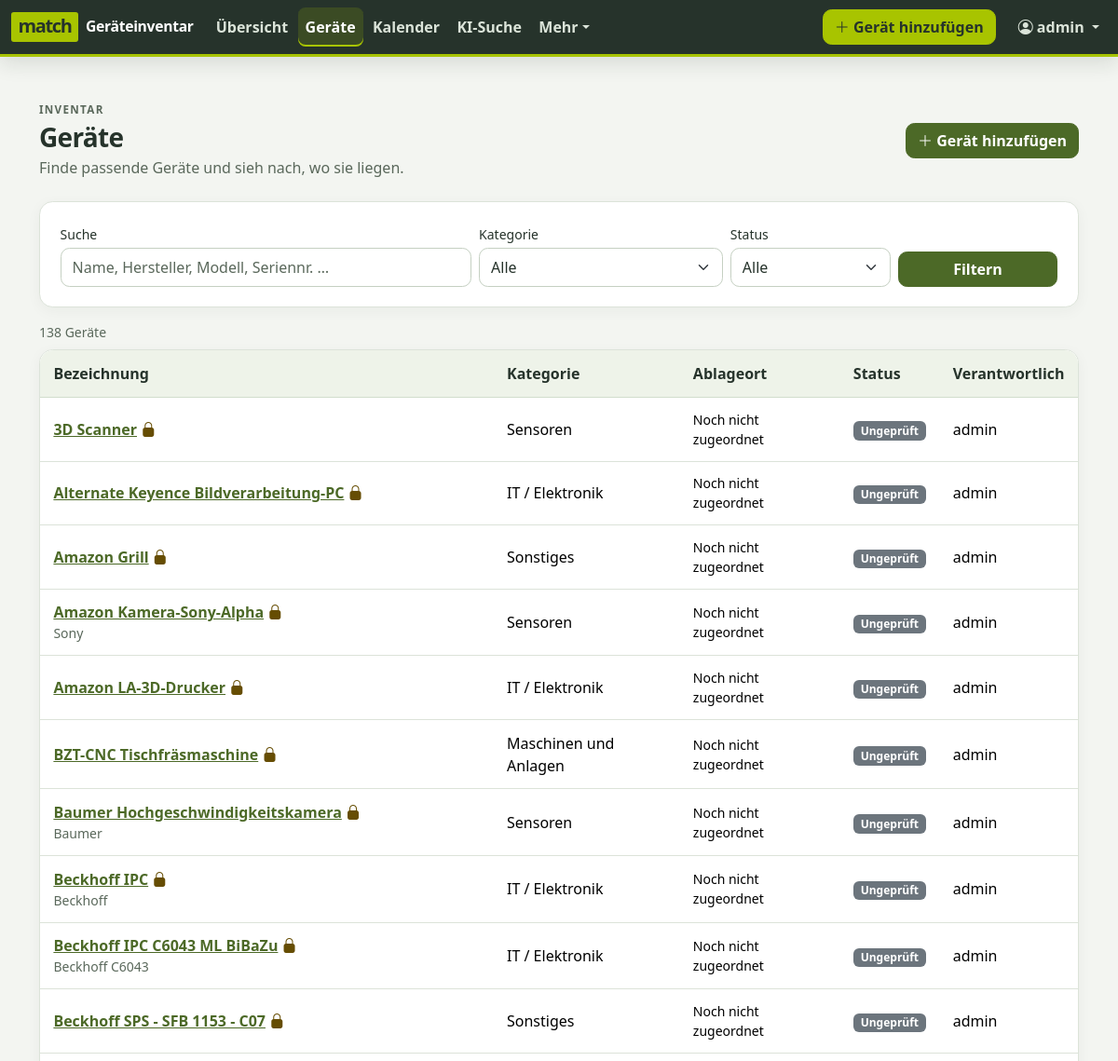
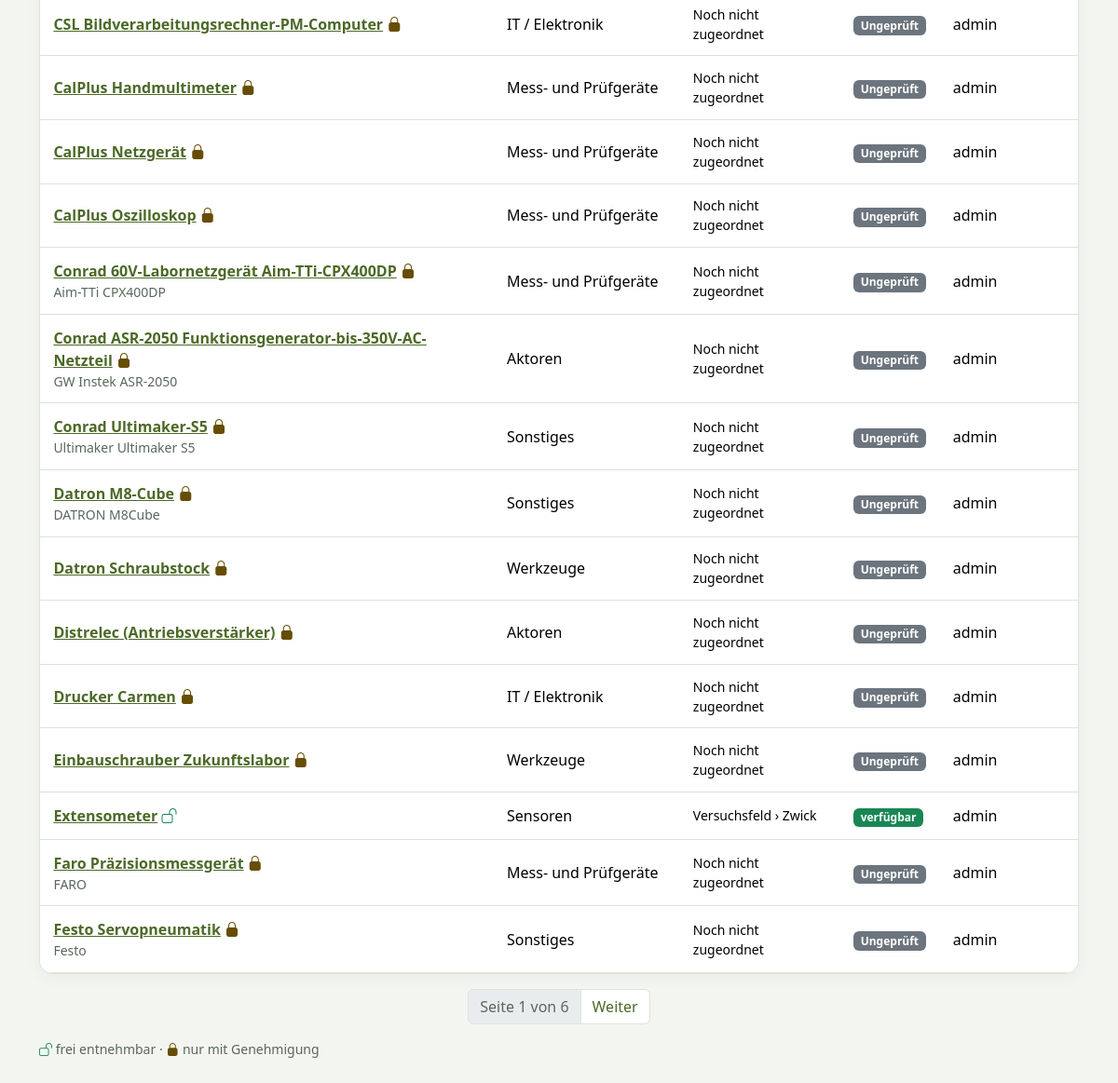
The app's page /geraete/ (signed in) with its own data (2 pictures, top to bottom).
### accounts/models.py (models this page shows, shortened)
class User(AbstractUser):
    email = models.EmailField("E-Mail", help_text="Für Anfragen, Entscheidungen und Erinnerungen.")
    phone = models.CharField("Telefon", max_length=50, blank=True)
    room = models.CharField("Raum", max_length=50, blank=True)
    class Meta:
        ordering = ["last_name", "first_name", "username"]
        verbose_name = "Benutzer/in"
        verbose_name_plural = "Benutzer/innen"
    @property
    def display_name(self):
        return self.get_full_name() or self.username
    @property
    def short_name(self):
        if self.first_name and self.last_name:
            return f"{self.first_name[0]}. {self.last_name}"
        return self.display_name

### inventory/models.py (models this page shows, shortened)
class Item(models.Model):
    class LoanPolicy(models.TextChoices):
        FREE = "free", "Frei entnehmbar"
        APPROVAL = "approval", "Nur mit Genehmigung"
    class Condition(models.TextChoices):
        UNVERIFIED = "unverified", "Ungeprüft"
        OK = "ok", "Einsatzbereit"
        DEFECT = "defect", "Defekt"
        REPAIR = "repair", "In Reparatur / Kalibrierung"
        RETIRED = "retired", "Ausgemustert"
    name = models.CharField("Bezeichnung", max_length=200)
    category = models.ForeignKey(
        Category, verbose_name="Kategorie", on_delete=models.PROTECT, related_name="items"
    )
    manufacturer = models.CharField("Hersteller", max_length=100, blank=True)
    model_number = models.CharField("Modell / Typ", max_length=100, blank=True)
    serial_number = models.CharField("Seriennummer", max_length=100, blank=True)
    inventory_number = models.CharField(
        "Inventarnummer", max_length=50, blank=True, help_text="Offizielle Inventarnummer, falls vorhanden."
    )
    description = models.TextField("Beschreibung", blank=True)
    location = models.ForeignKey(
        Location, verbose_name="Ablageort", on_delete=models.PROTECT, related_name="items"
    )
    location_note = models.CharField(
        "Ablagehinweis", max_length=200, blank=True, help_text="z. B. „oberstes Fach, blaue Kiste“"
    )
    responsible = models.ForeignKey(
        settings.AUTH_USER_MODEL,
        verbose_name="Verantwortlich",
        on_delete=models.PROTECT,
        related_name="responsible_items",
    )
    loan_policy = models.CharField(
        "Ausleihregel",
        max_length=20,
        choices=LoanPolicy.choices,
        default=LoanPolicy.FREE,
        help_text="„Nur mit Genehmigung“: Andere müssen die Ausleihe anfragen und Sie entscheiden.",
    )
    condition = models.CharField("Zustand", max_length=20, choices=Condition.choices, default=Condition.OK)
    created_by = models.ForeignKey(
        settings.AUTH_USER_MODEL,
        verbose_name="Angelegt von",
        null=True,
        blank=True,
        on_delete=models.SET_NULL,
        related_name="+",
    )
    created_at = models.DateTimeField("Angelegt am", auto_now_add=True)
    updated_at = models.DateTimeField("Geändert am", auto_now=True)
    objects = ItemQuerySet.as_manager()
    class Meta:
        ordering = ["name", "pk"]
        verbose_name = "Gerät"
        verbose_name_plural = "Geräte"
        constraints = [
            models.UniqueConstraint(
                fields=["inventory_number"],
                condition=~Q(inventory_number=""),
                name="unique_inventory_number",
                violation_error_message="Diese Inventarnummer ist bereits vergeben.",
            )
        ]
    def get_absolute_url(self):
        return reverse("inventory:item_detail", args=[self.pk])
    @cached_property
    def current_booking(self):
        if hasattr(self, "active_bookings"):
            return self.active_bookings[0] if self.active_bookings else None
        from loans.models import Booking
        return self.bookings.filter(status=Booking.Status.ACTIVE).select_related("borrower").first()

class TreeNode(models.Model):
    SEPARATOR = " › "
    name = models.CharField("Name", max_length=100)
    parent = models.ForeignKey(
        "self",
        verbose_name="Übergeordnet",
        null=True,
        blank=True,
        on_delete=models.PROTECT,
        related_name="children",
    )
    path = models.CharField("Pfad", max_length=500, unique=True, editable=False)
    class Meta:
        abstract = True
        ordering = ["path"]
    def __str__(self):
        return self.path or self.name

class Category(TreeNode):
    class Meta(TreeNode.Meta):
        verbose_name = "Kategorie"
        verbose_name_plural = "Kategorien"

class Location(TreeNode):
    description = models.CharField("Beschreibung", max_length=255, blank=True)
    class Meta(TreeNode.Meta):
        verbose_name = "Ort"
        verbose_name_plural = "Orte"

### inventory/views.py (the view, shortened to what this page needs)
# urls.py: path("", views.item_list, name="item_list"),
def item_list(request):
    items = Item.objects.with_status()
    query = request.GET.get("q", "").strip()
    category = Category.objects.filter(pk=request.GET.get("kategorie") or None).first()
    if category:
        items = items.filter(category.subtree_q("category"))
    active = Booking.objects.filter(item=OuterRef("pk"), status=Status.ACTIVE)
    availability = request.GET.get("status", "")
    if availability == "verfuegbar":
        items = items.filter(~Exists(active), condition=Item.Condition.OK)
    elif availability == "ausgeliehen":
        items = items.filter(Exists(active))
    elif availability == "ungeprueft":
        items = items.filter(condition=Item.Condition.UNVERIFIED)
    if request.GET.get("meine"):
        items = items.filter(responsible=request.user)
    items = items.exclude(condition=Item.Condition.RETIRED)
    page = Paginator(items, 25).get_page(request.GET.get("page"))
    return render(
        request,
        "inventory/item_list.html",
        {"page": page, "query": query, "categories": Category.objects.all(), "category": category},
    )

### templates/inventory/item_list.html (shortened to what this page needs)
{% extends "base.html" %}
{% load inventory_tags %}
{% block content %}
<div class="app-page-heading d-flex flex-wrap align-items-center gap-3">
  <div class="me-auto">
    <p class="app-eyebrow mb-1">Inventar</p>
    <h1 class="h3 mb-1">Geräte</h1>
    <p class="mb-0">Finde passende Geräte und sieh nach, wo sie liegen.</p>
  </div>
  <a class="btn btn-primary" href="{% url 'inventory:identify' %}"><i class="bi bi-plus-lg" aria-hidden="true"></i> Gerät hinzufügen</a>
</div>
<form method="get" class="card card-body mb-3">
  <div class="row g-2 align-items-end">
    <div class="col-md-5">
      <label class="form-label small mb-1" for="q">Suche</label>
      <input type="search" class="form-control" id="q" name="q" value="{{ query }}" placeholder="Name, Hersteller, Modell, Seriennr. …">
    </div>
    <div class="col-6 col-md-3">
      <label class="form-label small mb-1" for="kategorie">Kategorie</label>
      <select class="form-select" id="kategorie" name="kategorie">
        <option value="">Alle</option>
      </select>
    </div>
    <div class="col-6 col-md-2">
      <label class="form-label small mb-1" for="status">Status</label>
      <select class="form-select" id="status" name="status">
        <option value="">Alle</option>
      </select>
    </div>
    <div class="col-md-2 d-flex gap-2">
      <button class="btn btn-primary flex-grow-1">Filtern</button>
    </div>
  </div>
</form>
<div class="small text-body-secondary mb-2">{{ page.paginator.count }} Gerät{{ page.paginator.count|pluralize:"e" }}</div>
<div class="card">
  <div class="table-responsive">
    <table class="table table-hover align-middle mb-0">
      <thead><tr>
        <th>Bezeichnung</th>
        <th class="d-none d-md-table-cell">Kategorie</th>
        <th class="d-none d-lg-table-cell">Ablageort</th>
        <th>Status</th>
        <th class="d-none d-md-table-cell">Verantwortlich</th>
      </tr></thead>
      <tbody>
        {% for item in page %}
          <tr>
            <td>
              <a class="fw-semibold" href="{{ item.get_absolute_url }}">{{ item.name }}</a> {% policy_icon item %}
              <div class="small text-body-secondary">{{ item.manufacturer }} {{ item.model_number }}</div>
            </td>
            <td class="d-none d-md-table-cell">{{ item.category }}</td>
            <td class="d-none d-lg-table-cell small">{{ item.location }}</td>
            <td>{% item_status item %}</td>
            <td class="d-none d-md-table-cell">{{ item.responsible.short_name }}</td>
          </tr>
        {% empty %}
          <tr><td colspan="5" class="text-center text-body-secondary py-4">Keine Geräte gefunden.</td></tr>
        {% endfor %}
      </tbody>
    </table>
  </div>
</div>
{% if page.has_other_pages %}
  <nav class="mt-3" aria-label="Seiten">
    <ul class="pagination justify-content-center">
      <li class="page-item disabled"><span class="page-link">Seite {{ page.number }} von {{ page.paginator.num_pages }}</span></li>
      {% if page.has_next %}<li class="page-item"><a class="page-link" href="{% querystring page=page.next_page_number %}">Weiter</a></li>{% endif %}
    </ul>
  </nav>
{% endif %}
<p class="small text-body-secondary mt-3"><i class="bi bi-unlock text-success"></i> frei entnehmbar · <i class="bi bi-lock-fill text-warning-emphasis"></i> nur mit Genehmigung</p>
{% endblock %}

### templates/base.html (shortened to what this page needs)
{% load static %}<!doctype html>
<html lang="de">
<head>
  <link rel="stylesheet" href="{% static 'vendor/bootstrap/bootstrap.min.css' %}">
  <link rel="stylesheet" href="{% static 'vendor/bootstrap-icons/bootstrap-icons.min.css' %}">
  <link rel="stylesheet" href="{% static 'css/app.css' %}">
</head>
<body class="app-body" hx-headers='{"X-CSRFToken": "{{ csrf_token }}"}'>
  {% if user.is_authenticated %}
  {% with url_name=request.resolver_match.url_name namespace=request.resolver_match.namespace %}
  <nav class="navbar navbar-expand-xl navbar-dark app-navbar" aria-label="Hauptnavigation">
    <div class="container-fluid app-navbar-inner">
      <a class="navbar-brand app-brand d-flex align-items-center gap-2" href="{% url 'dashboard' %}">
        <span class="app-brand-logo" aria-hidden="true">match</span><span class="app-brand-name">{{ app_site_name }}</span>
      </a>
      <div class="collapse navbar-collapse" id="main-nav">
        <ul class="navbar-nav app-nav-links me-auto">
          <li class="nav-item">
            <a class="nav-link {% if url_name == 'dashboard' %}active{% endif %}" href="{% url 'dashboard' %}">Übersicht
              {% if pending_approvals_count %}<span class="badge rounded-pill text-bg-warning" title="Offene Anfragen an dich">{{ pending_approvals_count }}</span>{% endif %}</a>
          </li>
          <li class="nav-item">
            <a class="nav-link {% if namespace == 'inventory' and url_name != 'identify' or namespace == 'loans' and url_name != 'calendar' %}active{% endif %}" href="{% url 'inventory:item_list' %}">Geräte</a>
          </li>
          <li class="nav-item">
            <a class="nav-link {% if url_name == 'calendar' %}active{% endif %}" href="{% url 'loans:calendar' %}">Kalender</a>
          </li>
          <li class="nav-item">
            <a class="nav-link {% if namespace == 'assistant_search' and url_name == 'chat' %}active{% endif %}" href="{% url 'assistant_search:chat' %}">KI-Suche</a>
          </li>
          <li class="nav-item dropdown">
            <a class="nav-link dropdown-toggle " href="#" role="button" data-bs-toggle="dropdown" aria-expanded="false">Mehr</a>
          </li>
        </ul>
        <a class="btn btn-brand app-nav-action me-xl-3 my-2 my-xl-0 " href="{% url 'inventory:identify' %}"><i class="bi bi-plus-lg" aria-hidden="true"></i> Gerät hinzufügen</a>
        <ul class="navbar-nav app-account-nav">
          <li class="nav-item dropdown">
            <a class="nav-link dropdown-toggle" href="#" role="button" data-bs-toggle="dropdown" aria-expanded="false">
              <i class="bi bi-person-circle"></i> {{ user.display_name }}
            </a>
          </li>
        </ul>
      </div>
    </div>
  </nav>
  {% endwith %}
  {% endif %}
  <main class="app-main {% block container %}container{% endblock %} py-4 py-lg-5">
    {% block content %}{% endblock %}
  </main>
</body>
</html>

### templates/inventory/partials/policy_icon.html
{% if approval %}<i class="bi bi-lock-fill text-warning-emphasis" title="Nur mit Genehmigung"></i>{% else %}<i class="bi bi-unlock text-success" title="Frei entnehmbar"></i>{% endif %}

### templates/inventory/partials/item_status.html
{% if state == "condition" %}<span class="badge text-bg-secondary">{{ item.get_condition_display }}</span>
{% elif state == "overdue" %}<span class="badge text-bg-danger"><i class="bi bi-exclamation-triangle"></i> überfällig</span>{% if detailed %} <span class="small">bei {{ booking.borrower.short_name }} (seit {{ booking.end_date|date:"d.m." }})</span>{% endif %}
{% elif state == "lent" %}<span class="badge text-bg-warning">ausgeliehen</span>{% if detailed %} <span class="small">an {{ booking.borrower.short_name }} bis {{ booking.end_date|date:"d.m.Y" }}</span>{% endif %}
{% else %}<span class="badge text-bg-success">verfügbar</span>{% endif %}

### records on screen
User: display_name "admin"
Item: name "3D Scanner", category "Sensoren", location "Noch nicht zugeordnet", condition "Ungeprüft", responsible.short_name "admin"
Item: name "Alternate Keyence Bildverarbeitung-PC", category "IT / Elektronik", location "Noch nicht zugeordnet", condition "Ungeprüft", responsible.short_name "admin"
Item: name "Amazon Grill", category "Sonstiges", location "Noch nicht zugeordnet", condition "Ungeprüft", responsible.short_name "admin"
Item: name "Amazon Kamera-Sony-Alpha", manufacturer "Sony", category "Sensoren", location "Noch nicht zugeordnet", condition "Ungeprüft", responsible.short_name "admin"
Item: name "Amazon LA-3D-Drucker", category "IT / Elektronik", location "Noch nicht zugeordnet", condition "Ungeprüft", responsible.short_name "admin"
Item: name "BZT-CNC Tischfräsmaschine", category "Maschinen und Anlagen", location "Noch nicht zugeordnet", condition "Ungeprüft", responsible.short_name "admin"
Item: name "Baumer Hochgeschwindigkeitskamera", manufacturer "Baumer", category "Sensoren", location "Noch nicht zugeordnet", condition "Ungeprüft", responsible.short_name "admin"
Item: name "Beckhoff IPC", manufacturer "Beckhoff", category "IT / Elektronik", location "Noch nicht zugeordnet", condition "Ungeprüft", responsible.short_name "admin"
Item: name "Beckhoff IPC C6043 ML BiBaZu", manufacturer "Beckhoff", model_number "C6043", category "IT / Elektronik", location "Noch nicht zugeordnet", condition "Ungeprüft", responsible.short_name "admin"
Item: name "Beckhoff SPS - SFB 1153 - C07", category "Sonstiges", location "Noch nicht zugeordnet", condition "Ungeprüft", responsible.short_name "admin"
Item: name "CSL Bildverarbeitungsrechner-PM-Computer", category "IT / Elektronik", location "Noch nicht zugeordnet", condition "Ungeprüft", responsible.short_name "admin"
Item: name "CalPlus Handmultimeter", category "Mess- und Prüfgeräte", location "Noch nicht zugeordnet", condition "Ungeprüft", responsible.short_name "admin"
Item: name "CalPlus Netzgerät", category "Mess- und Prüfgeräte", location "Noch nicht zugeordnet", condition "Ungeprüft", responsible.short_name "admin"
Item: name "CalPlus Oszilloskop", category "Mess- und Prüfgeräte", location "Noch nicht zugeordnet", condition "Ungeprüft", responsible.short_name "admin"
Item: name "Conrad 60V-Labornetzgerät Aim-TTi-CPX400DP", manufacturer "Aim-TTi", model_number "CPX400DP", category "Mess- und Prüfgeräte", location "Noch nicht zugeordnet", condition "Ungeprüft", responsible.short_name "admin"
Item: name "Conrad ASR-2050 Funktionsgenerator-bis-350V-AC-Netzteil", manufacturer "GW Instek", model_number "ASR-2050", category "Aktoren", location "Noch nicht zugeordnet", condition "Ungeprüft", responsible.short_name "admin"
Item: name "Conrad Ultimaker-S5", manufacturer "Ultimaker", model_number "Ultimaker S5", category "Sonstiges", location "Noch nicht zugeordnet", condition "Ungeprüft", responsible.short_name "admin"
Item: name "Datron M8-Cube", manufacturer "DATRON", model_number "M8Cube", category "Sonstiges", location "Noch nicht zugeordnet", condition "Ungeprüft", responsible.short_name "admin"
Item: name "Datron Schraubstock", category "Werkzeuge", location "Noch nicht zugeordnet", condition "Ungeprüft", responsible.short_name "admin"
Item: name "Distrelec (Antriebsverstärker)", category "Aktoren", location "Noch nicht zugeordnet", condition "Ungeprüft", responsible.short_name "admin"
Item: name "Drucker Carmen", category "IT / Elektronik", location "Noch nicht zugeordnet", condition "Ungeprüft", responsible.short_name "admin"
Item: name "Einbauschrauber Zukunftslabor", category "Werkzeuge", location "Noch nicht zugeordnet", condition "Ungeprüft", responsible.short_name "admin"
Item: name "Extensometer", category "Sensoren", location "Versuchsfeld › Zwick", shows "verfügbar", responsible.short_name "admin"
Item: name "Faro Präzisionsmessgerät", manufacturer "FARO", category "Mess- und Prüfgeräte", location "Noch nicht zugeordnet", condition "Ungeprüft", responsible.short_name "admin"
Item: name "Festo Servopneumatik", manufacturer "Festo", category "Sonstiges", location "Noch nicht zugeordnet", condition "Ungeprüft", responsible.short_name "admin"

### other values on screen
{{ app_site_name }} "Geräteinventar"
{{ page.paginator.count }} "138"
{{ page.number }} "1"
{{ page.paginator.num_pages }} "6"
